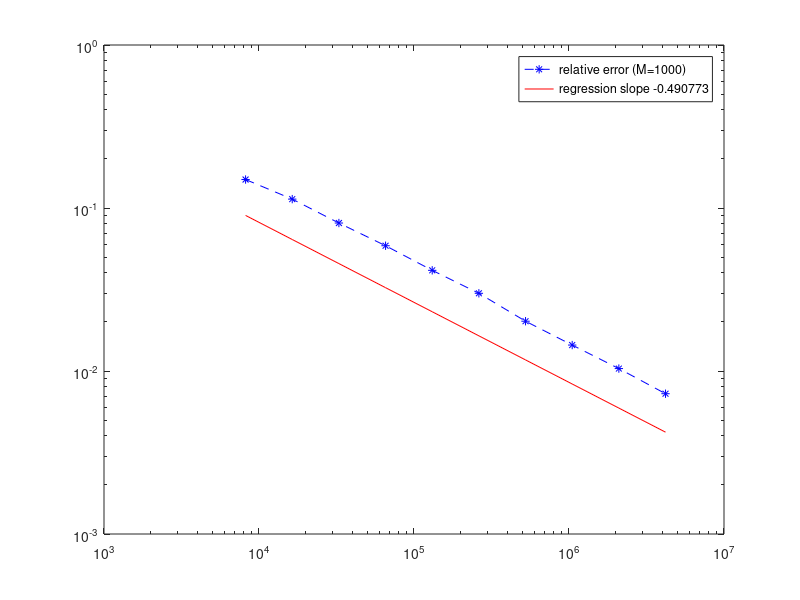

MATLAB code to generate this figure:

%% read data
B = importdata('IAcT_Nruns1000_N13to22.txt');

% last row contains reference solution
[M,POW] = size(B);
RELERROR = zeros(POW,1);
N = 2.^([13:13+POW-1]);

% acor simulation data
A = B(1:M-1,:);
% acor reference value
c = B(M,1);


%% compute relative error
for k = 1:POW
    
    RELERROR(k) = sqrt( mean((A(:,k) - c).^2)) / mean(A(:,k));
    
end

%% regression and double log plot

logx = log(N);
logy = log(RELERROR);
COVM = cov(logx,logy)/var(logx);
SLPE = COVM(1,2);


figure(1)
loglog(N,RELERROR,'b*--') 
hold on
loglog(N,7.5.*N.^SLPE,'r')
hold off
legend1 = sprintf('relative error (M=%1.0f)',M-1)
legend2 = sprintf('regression slope %f', SLPE)
legend(legend1,legend2)